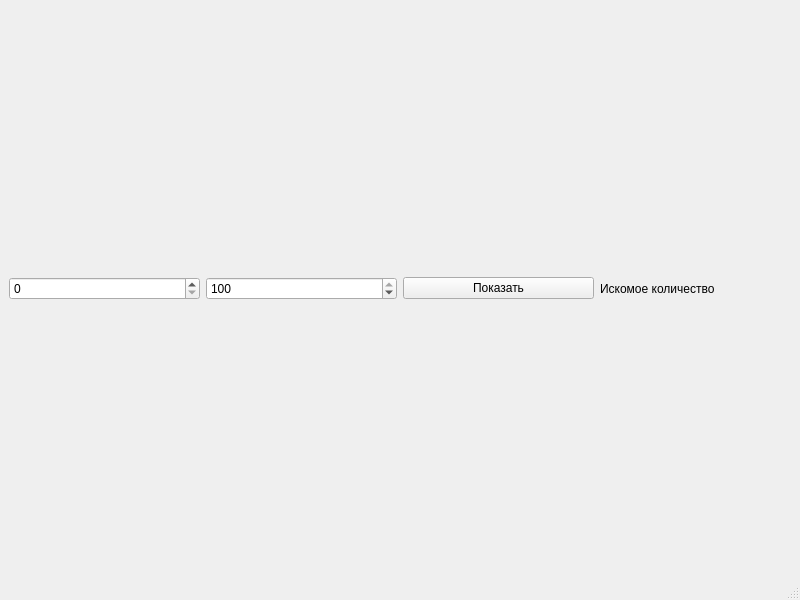
<?xml version="1.0" encoding="UTF-8"?>
<ui version="4.0">
 <class>MainWindow</class>
 <widget class="QMainWindow" name="MainWindow">
  <property name="geometry">
   <rect>
    <x>0</x>
    <y>0</y>
    <width>800</width>
    <height>600</height>
   </rect>
  </property>
  <property name="windowTitle">
   <string>MainWindow</string>
  </property>
  <widget class="QWidget" name="centralwidget">
   <layout class="QGridLayout" name="gridLayout">
    <item row="0" column="1">
     <widget class="QSpinBox" name="spinBox_2">
      <property name="maximum">
       <number>100</number>
      </property>
      <property name="value">
       <number>100</number>
      </property>
     </widget>
    </item>
    <item row="0" column="3">
     <widget class="QLabel" name="label">
      <property name="text">
       <string>Искомое количество</string>
      </property>
     </widget>
    </item>
    <item row="0" column="2">
     <widget class="QPushButton" name="pushButton">
      <property name="text">
       <string>Показать</string>
      </property>
     </widget>
    </item>
    <item row="0" column="0">
     <widget class="QSpinBox" name="spinBox">
      <property name="maximum">
       <number>100</number>
      </property>
     </widget>
    </item>
   </layout>
  </widget>
  <widget class="QMenuBar" name="menubar">
   <property name="geometry">
    <rect>
     <x>0</x>
     <y>0</y>
     <width>800</width>
     <height>21</height>
    </rect>
   </property>
  </widget>
  <widget class="QStatusBar" name="statusbar"/>
 </widget>
 <resources/>
 <connections/>
</ui>
